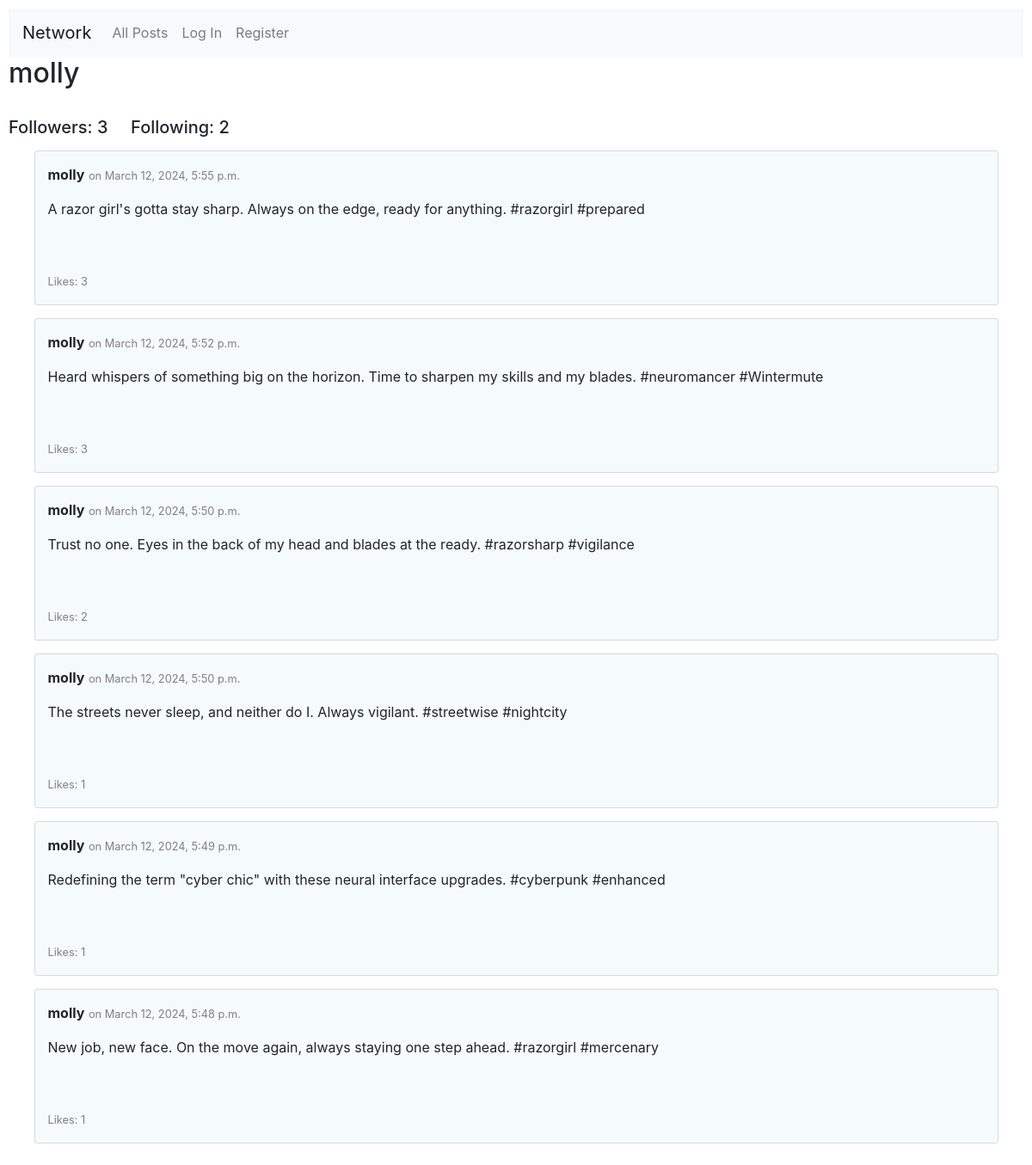
The page /profile/molly on the database its author committed.
### network/models.py (models this page shows, shortened)
class User(AbstractUser):
    pass

class Post(models.Model):
    user = models.ForeignKey(User, on_delete=models.CASCADE, related_name="posts")
    date = models.DateTimeField(auto_now_add=True)
    content = models.TextField()

### network/views.py (the view, shortened to what this page needs)
# urls.py: path("profile/<str:username>", views.profile, name="profile"),
def profile(request, username):
    profile_user = User.objects.get(username=username)
    posts = Post.objects.all().filter(user=profile_user).order_by('-date')
    logged_user = None
    follows = False
    return render(request, "network/profile.html", {
        "profile_user": profile_user,
        "posts": posts,
        "logged_user": logged_user,
        "follows": follows
    })

### network/templates/network/profile.html (shortened to what this page needs)
{% extends "network/layout.html" %}
{% block body %}
    <h2>{{ profile_user }}</h2>
    <br>
    <h5>Followers: {{ profile_user.followers.count }} &nbsp;&nbsp;&nbsp; Following: {{ profile_user.follows.count }}</h5>
    {% for post in posts %}
        <div class="card">
            <div class="post-header">
            <p><b>{{ post.user }}</b> <small>on {{ post.date }}</small></p>
            </div>
            <div id="{{ post.id }}">
                <p class="content">{{ post.content }}</p>
                <p class="likes"><small>Likes: {{ post.likes.count }}</small></p>
            </div>
        </div>
    {% empty %}
        <div class="card">
            No posts yet.
        </div>
    {% endfor %}
{% endblock %}

### network/static/network/styles.css (style rules this page uses)
body { padding: 10px; }
.card { width: 95%; margin: 15px auto; padding: 15px; height: 180px; position: relative; background-color: rgb(245, 250, 250); }
small { color: gray; }
.likes { position: absolute; bottom: 0; }
.post-header { display: flex; }

### rows shown on the page
User: username "molly", followers.count "3", follows.count "2"
Post: user "molly", date "March 12, 2024, 5:55 p.m.", content "A razor girl's gotta stay sharp. Always on the edge, ready for anything. #razorgirl #prepared", likes.count "3"
Post: user "molly", date "March 12, 2024, 5:52 p.m.", content "Heard whispers of something big on the horizon. Time to sharpen my skills and my blades. #neuromancer #Wintermute", likes.count "3"
Post: user "molly", date "March 12, 2024, 5:50 p.m.", content "Trust no one. Eyes in the back of my head and blades at the ready. #razorsharp #vigilance", likes.count "2"
Post: user "molly", date "March 12, 2024, 5:50 p.m.", content "The streets never sleep, and neither do I. Always vigilant. #streetwise #nightcity", likes.count "1"
Post: user "molly", date "March 12, 2024, 5:49 p.m.", content "Redefining the term \"cyber chic\" with these neural interface upgrades. #cyberpunk #enhanced", likes.count "1"
Post: user "molly", date "March 12, 2024, 5:48 p.m.", content "New job, new face. On the move again, always staying one step ahead. #razorgirl #mercenary", likes.count "1"
